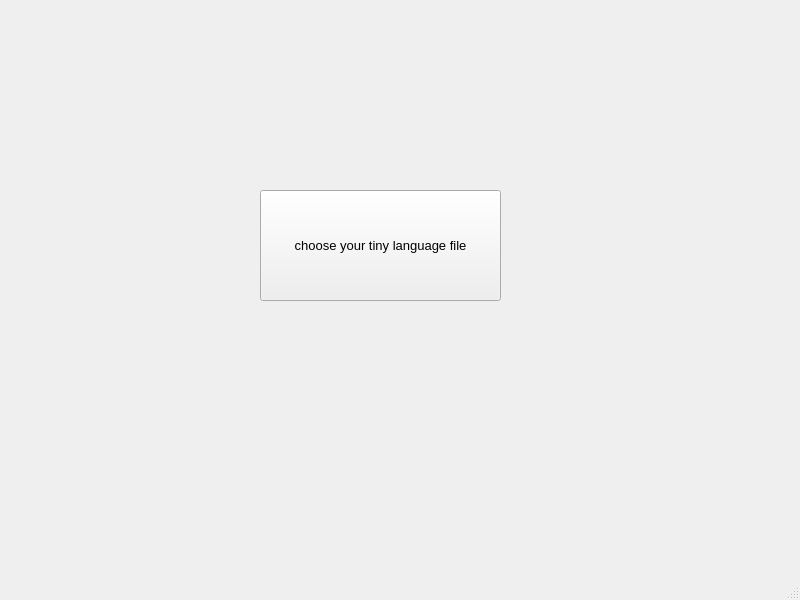
<?xml version="1.0" encoding="UTF-8"?>
<ui version="4.0">
 <class>MainWindow</class>
 <widget class="QMainWindow" name="MainWindow">
  <property name="geometry">
   <rect>
    <x>0</x>
    <y>0</y>
    <width>800</width>
    <height>600</height>
   </rect>
  </property>
  <property name="windowTitle">
   <string>MainWindow</string>
  </property>
  <widget class="QWidget" name="centralwidget">
   <widget class="QPushButton" name="pushButton">
    <property name="geometry">
     <rect>
      <x>260</x>
      <y>190</y>
      <width>241</width>
      <height>111</height>
     </rect>
    </property>
    <property name="font">
     <font>
      <pointsize>10</pointsize>
      <stylestrategy>PreferDefault</stylestrategy>
      <hintingpreference>PreferFullHinting</hintingpreference>
     </font>
    </property>
    <property name="cursor">
     <cursorShape>PointingHandCursor</cursorShape>
    </property>
    <property name="text">
     <string>choose your tiny language file</string>
    </property>
   </widget>
  </widget>
  <widget class="QMenuBar" name="menubar">
   <property name="geometry">
    <rect>
     <x>0</x>
     <y>0</y>
     <width>800</width>
     <height>25</height>
    </rect>
   </property>
  </widget>
  <widget class="QStatusBar" name="statusbar"/>
 </widget>
 <resources/>
 <connections/>
</ui>
